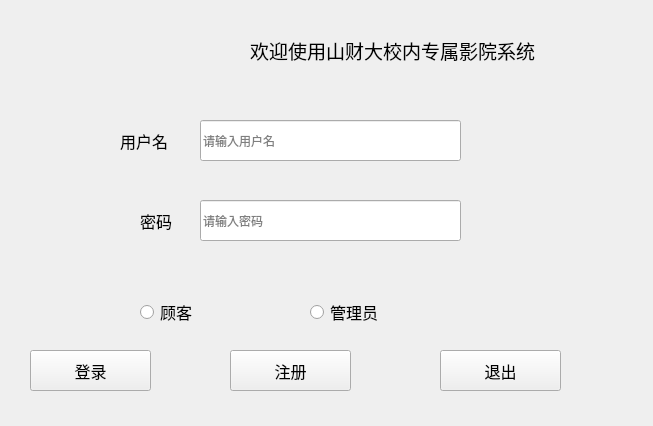
<?xml version="1.0" encoding="UTF-8"?>
<ui version="4.0">
 <class>signin</class>
 <widget class="QWidget" name="signin">
  <property name="geometry">
   <rect>
    <x>0</x>
    <y>0</y>
    <width>653</width>
    <height>426</height>
   </rect>
  </property>
  <property name="font">
   <font>
    <family>华康方圆体W7</family>
   </font>
  </property>
  <property name="windowTitle">
   <string>Form</string>
  </property>
  <property name="windowIcon">
   <iconset resource="sdufe.qrc">
    <normaloff>:/山财大校徽.png</normaloff>:/山财大校徽.png</iconset>
  </property>
  <widget class="QPushButton" name="pushButton_3">
   <property name="geometry">
    <rect>
     <x>230</x>
     <y>350</y>
     <width>121</width>
     <height>41</height>
    </rect>
   </property>
   <property name="font">
    <font>
     <family>华康方圆体W7</family>
     <pointsize>12</pointsize>
    </font>
   </property>
   <property name="text">
    <string>注册</string>
   </property>
  </widget>
  <widget class="QRadioButton" name="radioButton_2">
   <property name="geometry">
    <rect>
     <x>310</x>
     <y>300</y>
     <width>91</width>
     <height>24</height>
    </rect>
   </property>
   <property name="font">
    <font>
     <family>华康方圆体W7</family>
     <pointsize>12</pointsize>
    </font>
   </property>
   <property name="text">
    <string>管理员</string>
   </property>
  </widget>
  <widget class="QPushButton" name="pushButton_2">
   <property name="geometry">
    <rect>
     <x>440</x>
     <y>350</y>
     <width>121</width>
     <height>41</height>
    </rect>
   </property>
   <property name="font">
    <font>
     <family>华康方圆体W7</family>
     <pointsize>12</pointsize>
    </font>
   </property>
   <property name="text">
    <string>退出</string>
   </property>
  </widget>
  <widget class="QRadioButton" name="radioButton">
   <property name="geometry">
    <rect>
     <x>140</x>
     <y>300</y>
     <width>71</width>
     <height>24</height>
    </rect>
   </property>
   <property name="font">
    <font>
     <family>华康方圆体W7</family>
     <pointsize>12</pointsize>
    </font>
   </property>
   <property name="text">
    <string>顾客</string>
   </property>
  </widget>
  <widget class="QLabel" name="label">
   <property name="geometry">
    <rect>
     <x>120</x>
     <y>120</y>
     <width>61</width>
     <height>41</height>
    </rect>
   </property>
   <property name="font">
    <font>
     <family>华康方圆体W7</family>
     <pointsize>12</pointsize>
    </font>
   </property>
   <property name="text">
    <string>用户名</string>
   </property>
  </widget>
  <widget class="QLineEdit" name="InputNumber">
   <property name="geometry">
    <rect>
     <x>200</x>
     <y>120</y>
     <width>261</width>
     <height>41</height>
    </rect>
   </property>
   <property name="placeholderText">
    <string>请输入用户名</string>
   </property>
  </widget>
  <widget class="QLineEdit" name="InputPassWord">
   <property name="geometry">
    <rect>
     <x>200</x>
     <y>200</y>
     <width>261</width>
     <height>41</height>
    </rect>
   </property>
   <property name="placeholderText">
    <string>请输入密码</string>
   </property>
  </widget>
  <widget class="QLabel" name="label_2">
   <property name="geometry">
    <rect>
     <x>140</x>
     <y>200</y>
     <width>41</width>
     <height>41</height>
    </rect>
   </property>
   <property name="font">
    <font>
     <family>华康方圆体W7</family>
     <pointsize>12</pointsize>
    </font>
   </property>
   <property name="text">
    <string>密码</string>
   </property>
  </widget>
  <widget class="QPushButton" name="pushButton_4">
   <property name="geometry">
    <rect>
     <x>30</x>
     <y>350</y>
     <width>121</width>
     <height>41</height>
    </rect>
   </property>
   <property name="font">
    <font>
     <family>华康方圆体W7</family>
     <pointsize>12</pointsize>
    </font>
   </property>
   <property name="text">
    <string>登录</string>
   </property>
  </widget>
  <widget class="QLabel" name="label_3">
   <property name="geometry">
    <rect>
     <x>0</x>
     <y>20</y>
     <width>251</width>
     <height>71</height>
    </rect>
   </property>
   <property name="text">
    <string/>
   </property>
   <property name="pixmap">
    <pixmap resource="sdufe.qrc">:/山财大招牌1.png</pixmap>
   </property>
  </widget>
  <widget class="QLabel" name="label_4">
   <property name="geometry">
    <rect>
     <x>250</x>
     <y>30</y>
     <width>361</width>
     <height>41</height>
    </rect>
   </property>
   <property name="font">
    <font>
     <family>华康方圆体W7</family>
     <pointsize>14</pointsize>
    </font>
   </property>
   <property name="text">
    <string>欢迎使用山财大校内专属影院系统</string>
   </property>
  </widget>
 </widget>
 <resources>
  <include location="sdufe.qrc"/>
 </resources>
 <connections/>
</ui>
